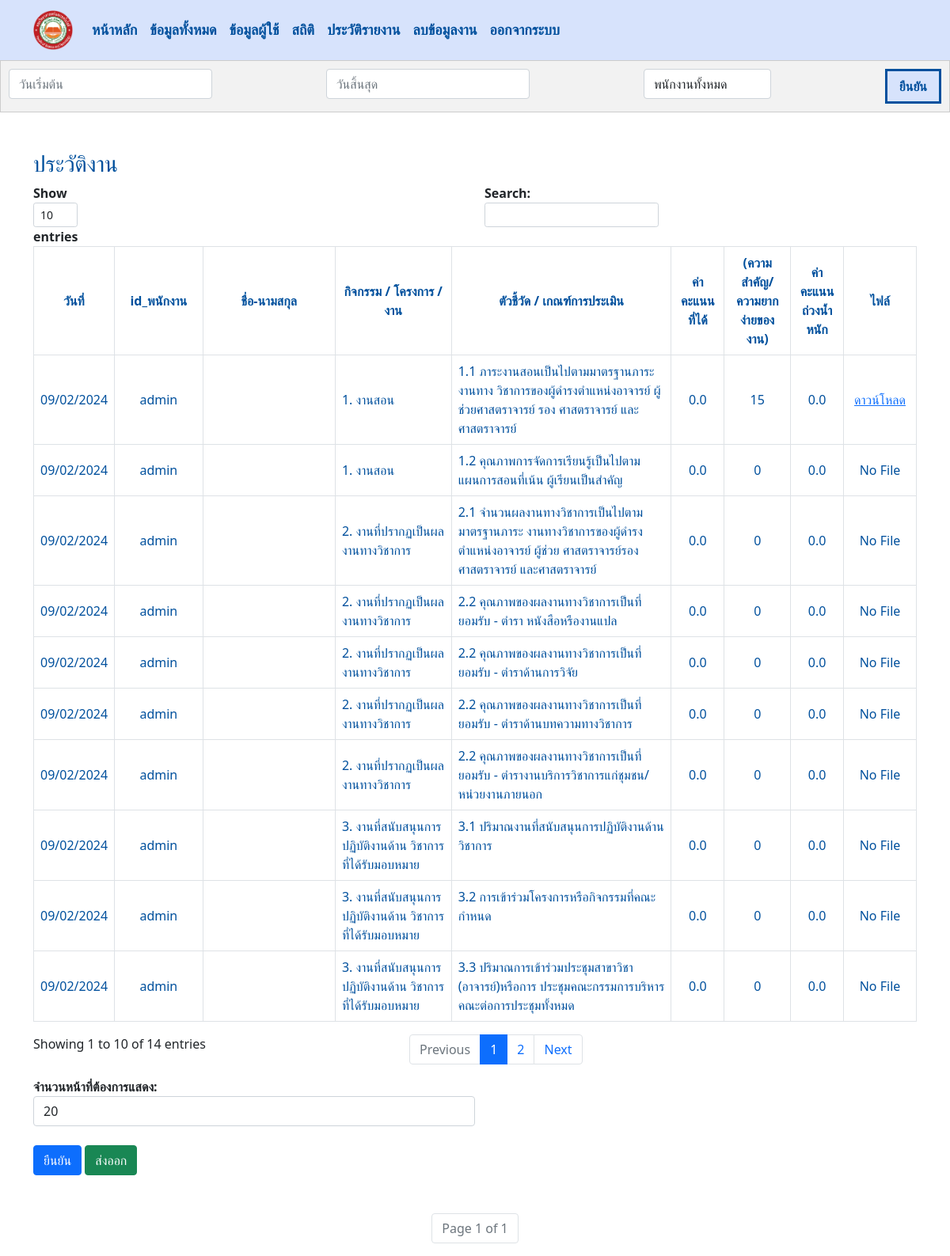
The page /work_history/ (signed in) on the database its author committed.
### managesystem/models.py (models this page shows, shortened)
class Save(models.Model):
    employee_id = models.CharField(max_length=30)
    employee_firstname = models.CharField(max_length=30)
    employee_lastname = models.CharField(max_length=30)
    work = models.CharField(max_length=255)
    description = models.CharField(max_length=255)
    total = models.PositiveIntegerField(default=0)
    employee_score = models.FloatField(default=0.0)
    dean_score = models.FloatField(default=0.0)
    result_score = models.FloatField(default=0.0)
    file = models.FileField(upload_to=user_directory_path, blank=True, null=True)
    date = models.DateField(auto_now_add=True)

### managesystem/views.py (the view)
    def wrapper(request, *args, **kwargs):
        if not request.user.is_authenticated:
            messages.info(request, "กรุณาเข้าสู่ระบบ")  # Custom message
            return redirect('login')  # Redirect to login URL
        return function(request, *args, **kwargs)

### managesystem/views.py (called while the page is built)
def custom_login_required(function):
    def wrapper(request, *args, **kwargs):
        if not request.user.is_authenticated:
            messages.info(request, "กรุณาเข้าสู่ระบบ")  # Custom message
            return redirect('login')  # Redirect to login URL
        return function(request, *args, **kwargs)
    return wrapper

### templates/work_history.html (shortened to what this page needs)
{% include 'navbar.html' %}
<!DOCTYPE html>
<html lang="en">
<head>
    {% load static %}
    <link rel="stylesheet" href="{% static 'css/work_history.css' %}">
    <link href="https://cdn.jsdelivr.net/npm/bootstrap@5.0.0-alpha2/dist/css/bootstrap.min.css" rel="stylesheet">
    <link rel="stylesheet" href="https://cdnjs.cloudflare.com/ajax/libs/bootstrap-datepicker/1.9.0/css/bootstrap-datepicker.min.css">
</head>
<body>
    {% if user.employee.position == 'Dean' %}
    <div class="filter-bar">
        <div class="filter-dropdown">
            <input type="text" class="form-control datepicker" id="start_date" placeholder="วันเริ่มต้น" name="start_date" value="{{ start_date|date:'%d/%m/%Y' }}">
        </div>
        <div class="filter-dropdown">
            <input type="text" class="form-control datepicker" id="end_date" placeholder="วันสิ้นสุด" name="end_date" value="{{ end_date|date:'%d/%m/%Y' }}">
        </div>
        <div class="filter-dropdown">
            <select class="form-control" id="employeeFilter"placeholder="เจ้าหน้าที่ทำความสะอาดทั้งหมด" name="employee">
                <option value="">พนักงานทั้งหมด</option>
            </select>
        </div>
        <button type="button" onclick="applyFilters()">ยืนยัน</button>
    </div>
    <div class="container mt-5">
        <h3>ประวัติงาน</h3>
        <div class="table-responsive">
        <table id="workdata-table" class="table table-bordered">
            <thead class="thead-dark">
                <tr class="align-middle text-center">
                    <th data-filter="true" data-filter-type="select">วันที่</th>
                    <th data-filter="true" data-filter-type="select">id_พนักงาน</th>
                    <th data-filter="true" data-filter-type="select">ชื่อ-นามสกุล</th>
                    <th data-filter="true" data-filter-type="select">กิจกรรม / โครงการ / งาน</th>
                    <th data-filter="true" data-filter-type="select">ตัวชี้วัด / เกณฑ์การประเมิน</th>
                    <th data-filter="true" data-filter-type="select">ค่าคะแนนที่ได้</th>
                    <th data-filter="true" data-filter-type="select">(ความสำคัญ/ความยากง่ายของงาน)</th>
                    <th data-filter="true" data-filter-type="select">ค่าคะแนนถ่วงน้ำหนัก</th>
                    <th data-filter="true" data-filter-type="select">ไฟล์</th>
                </tr>
            </thead>
            <tbody>
                {% for workdata in workdata_history %}
                <tr>
                    <td class="text-center align-middle" style="width: 8%;">{{ workdata.date|date:'d/m/Y' }}</td>
                    <td class="text-center align-middle" style="width: 10%;">{{ workdata.employee_id}}</td>
                    <td class="text-center align-middle" style="width: 15%;">{{ workdata.employee_firstname }} {{ workdata.employee_lastname }}</td>
                    <td class="align-middle"> {{ workdata.work }} </td>
                    <td >{{ workdata.description }}</td>
                    <td class="align-middle text-center">{{ workdata.dean_score }}</td>
                    <td class="align-middle text-center">{{ workdata.total }}</td>
                    <td class="align-middle text-center">{{ workdata.result_score }}</td>
                    <td class="text-center align-middle">
                        {% if workdata.file %}
                            <a href="{% url 'download_file' workdata.id %}">ดาวน์โหลด</a>
                        {% else %}
                            No File
                        {% endif %}</td>
                </tr>
                {% endfor %}
            </tbody>
        </table>
        </div>
                {% endif %}
                    <div class="col-md-6">
                        <form method="get">
                            <div class="form-group">
                                <label for="items_per_page">จำนวนหน้าที่ต้องการแสดง:</label>
                                <select class="form-control" name="items_per_page" id="items_per_page">
                                    <option value="20" {% if items_per_page == 20 %}selected{% endif %}>20</option>
                                </select>
                            </div>
                        </div>
                            <div class="row">
                            <div class="col-md-12">
                                <button type="submit" onclick="applyFilters()" class="btn btn-primary mt-4 mb-5">ยืนยัน</button>
                                <button type="button" class="btn btn-success float-right mt-4 mb-5" id="exportBtn">ส่งออก</button>
                            </div>
                        </div>
        <div class="pagination justify-content-center">
            <ul class="pagination">
                <li class="page-item disabled">
                    <span class="page-link">Page {{ workdata_history.number }} of {{ workdata_history.paginator.num_pages }}</span>
                </li>
            </ul>
        </div>
    </div>
</body>
</html>

### static/css/work_history.css (style rules this page uses)
h1,h2,h3,h4,h5,h6,p,td,th { color: #00509D; }
.filter-bar { display: flex; justify-content: space-between; background-color: #f2f2f2; padding: 10px; border: 1px solid #ccc; overflow-x: auto; }
.filter-dropdown { margin-right: 10px; }
label { font-weight: bold; }
select { padding: 5px; border: 1px solid #ccc; border-radius: 5px; }
button { font-size: 20px; background-color: #D7E3FC; border: 3px solid #00509D; padding: 7px 15px; color: #00509D; font-weight: bold; }

### rows shown on the page
Save: date "09/02/2024", employee_id "admin", work "1. งานสอน", description "1.1 ภาระงานสอนเป็นไปตามมาตรฐานภาระงานทาง วิชาการของผู้ดำรงตำแหน่งอาจารย์ ผู้ช่วยศาสตราจารย์ รอง ศาสตราจารย์ และศาสตราจารย์", dean_score "0.0", total "15", result_score "0.0", shows "ดาวน์โหลด"
Save: date "09/02/2024", employee_id "admin", work "1. งานสอน", description "1.2 คุณภาพการจัดการเรียนรู้เป็นไปตามแผนการสอนที่เน้น ผู้เรียนเป็นสำคัญ", dean_score "0.0", total "0", result_score "0.0", file "No File"
Save: date "09/02/2024", employee_id "admin", work "2. งานที่ปรากฏเป็นผลงานทางวิชาการ", description "2.1 จำนวนผลงานทางวิชาการเป็นไปตามมาตรฐานภาระ งานทางวิชาการของผู้ดำรงตำแหน่งอาจารย์ ผู้ช่วย ศาสตราจารย์รองศาสตราจารย์ และศาสตราจารย์", dean_score "0.0", total "0", result_score "0.0", file "No File"
Save: date "09/02/2024", employee_id "admin", work "2. งานที่ปรากฏเป็นผลงานทางวิชาการ", description "2.2 คุณภาพของผลงานทางวิชาการเป็นที่ยอมรับ - ตำรา หนังสือหรืองานแปล", dean_score "0.0", total "0", result_score "0.0", file "No File"
Save: date "09/02/2024", employee_id "admin", work "2. งานที่ปรากฏเป็นผลงานทางวิชาการ", description "2.2 คุณภาพของผลงานทางวิชาการเป็นที่ยอมรับ - ตำราด้านการวิจัย", dean_score "0.0", total "0", result_score "0.0", file "No File"
Save: date "09/02/2024", employee_id "admin", work "2. งานที่ปรากฏเป็นผลงานทางวิชาการ", description "2.2 คุณภาพของผลงานทางวิชาการเป็นที่ยอมรับ - ตำราด้านบทความทางวิชาการ", dean_score "0.0", total "0", result_score "0.0", file "No File"
Save: date "09/02/2024", employee_id "admin", work "2. งานที่ปรากฏเป็นผลงานทางวิชาการ", description "2.2 คุณภาพของผลงานทางวิชาการเป็นที่ยอมรับ - ตำรางานบริการวิชาการแก่ชุมชน/หน่วยงานภายนอก", dean_score "0.0", total "0", result_score "0.0", file "No File"
Save: date "09/02/2024", employee_id "admin", work "3. งานที่สนับสนุนการปฏิบัติงานด้าน วิชาการที่ได้รับมอบหมาย", description "3.1 ปริมาณงานที่สนับสนุนการปฏิบัติงานด้านวิชาการ", dean_score "0.0", total "0", result_score "0.0", file "No File"
Save: date "09/02/2024", employee_id "admin", work "3. งานที่สนับสนุนการปฏิบัติงานด้าน วิชาการที่ได้รับมอบหมาย", description "3.2 การเข้าร่วมโครงการหรือกิจกรรมที่คณะกำหนด", dean_score "0.0", total "0", result_score "0.0", file "No File"
Save: date "09/02/2024", employee_id "admin", work "3. งานที่สนับสนุนการปฏิบัติงานด้าน วิชาการที่ได้รับมอบหมาย", description "3.3 ปริมาณการเข้าร่วมประชุมสาขาวิชา (อาจารย์)หรือการ ประชุมคณะกรรมการบริหารคณะต่อการประชุมทั้งหมด", dean_score "0.0", total "0", result_score "0.0", file "No File"

### other values the page prints
{{ workdata_history.number }} "1"
{{ workdata_history.paginator.num_pages }} "1"
